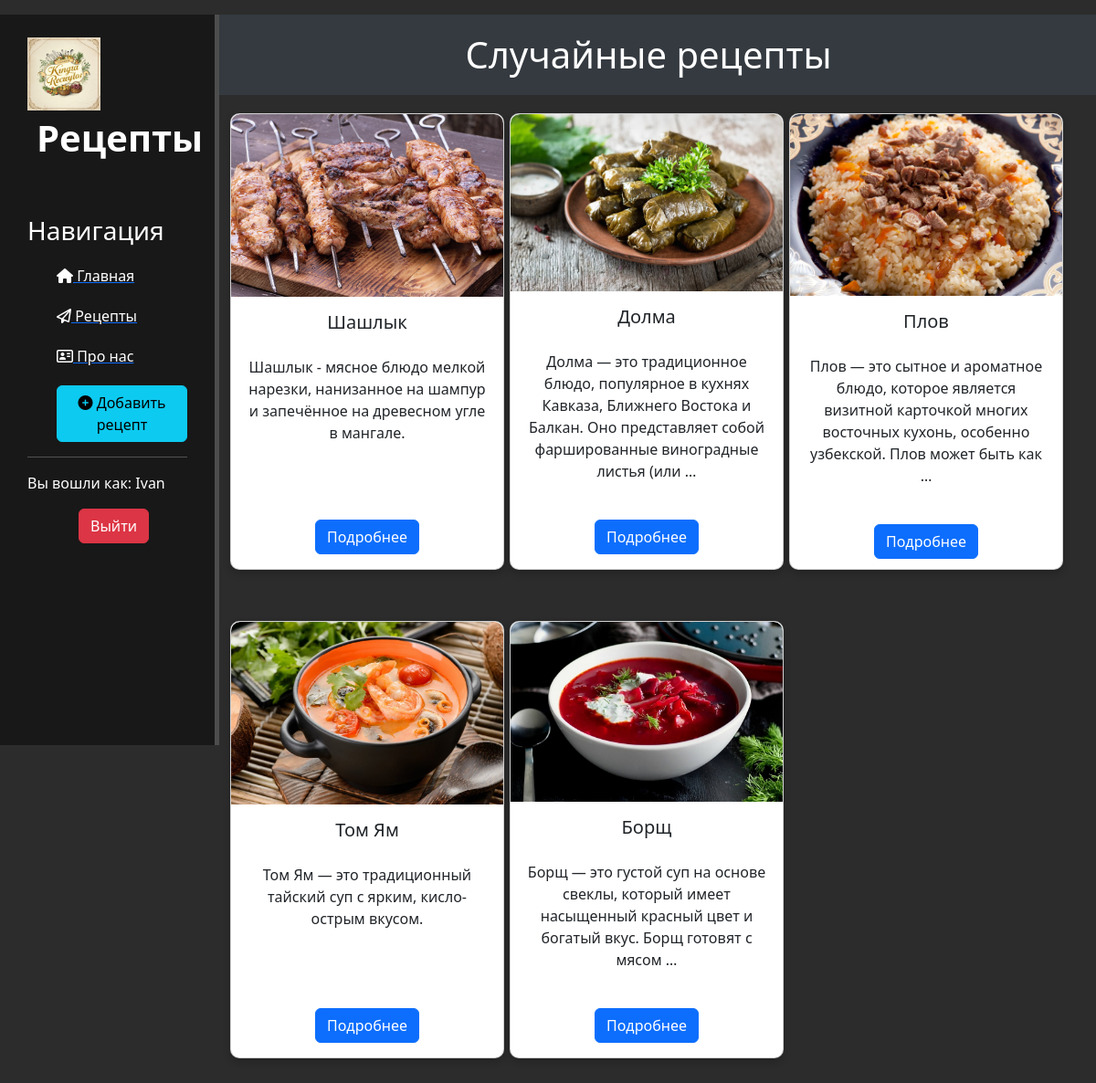
Screenshot of / (signed in) with the database file from the repository.
### recipes/models.py (models this page shows, shortened)
class Recipes(models.Model):
    title = models.CharField('Название', max_length=100)
    description = models.TextField('Описание', default='')
    steps = models.TextField('Шаги приготовления', default='')
    cooking_time = models.PositiveIntegerField('Время приготовления (мин)')
    ingredients = models.TextField('Ингредиенты', default='')
    image = models.ImageField('Изображение', upload_to='recipes/', blank=True, null=True)
    date = models.DateTimeField('Дата публикации', auto_now_add=True)
    author = models.ForeignKey(User, on_delete=models.CASCADE, verbose_name='Автор', default=1)
    class Meta:
        verbose_name = 'Рецепт'
        verbose_name_plural = 'Рецепты'

### main/views.py (the view)
# urls.py: path('', views.index, name='home'),
def index(request):
    all_recipes = list(Recipes.objects.all())
    random_recipes = random.sample(all_recipes, min(len(all_recipes), 5))
    data = {
        'title': 'Главная страница!',
        'random_recipes': random_recipes,  # Передаем в шаблон
    }
    return render(request, 'main/index.html', data)

### main/templates/main/index.html (shortened to what this page needs)
{% extends 'main/layout.html' %}
{% block content %}
<h1 class="random-recipes-title">Случайные рецепты</h1>
<div class="container">
    <div class="row">
        {% for recipe in random_recipes %}
        <div class="col-md-4">
            <div class="card">
                {% if recipe.image %}
                <img src="{{ recipe.image.url }}" class="card-img-top" alt="{{ recipe.title }}">
                {% endif %}
                <div class="card-body">
                    <h5 class="card-title">{{ recipe.title }}</h5>
                    <p class="card-text">{{ recipe.description|truncatewords:20 }}</p>
                    <a href="{% url 'recipes-detail' pk=recipe.pk %}" class="btn btn-primary">Подробнее</a>
                </div>
            </div>
        </div>
        {% endfor %}
    </div>
</div>
{% endblock %}

### main/templates/main/layout.html (shortened to what this page needs)
{% load static %}
<!doctype html>
<html lang="en">
<head>
    <link rel="stylesheet" href="https://cdn.jsdelivr.net/npm/bootstrap@5.3.3/dist/css/bootstrap.min.css">
    <link rel="stylesheet" href="{% static 'main/css/main.css' %}">
    <link rel="stylesheet" href="https://use.fontawesome.com/releases/v6.5.2/css/all.css">
</head>
<body>
    <aside>
        <img src="{% static 'main/img/logo.jpg' %}" alt="Лого">
        <span class="logo">Рецепты</span>
        <h3>Навигация</h3>
        <ul>
            <a href="{% url 'home' %}"><li><i class="fa-solid fa-house"></i> Главная</li></a>
            <a href="{% url 'recipes_home' %}"><li><i class="fa-regular fa-paper-plane"></i> Рецепты</li></a>
            <a href="{% url 'about' %}"><li><i class="fa-regular fa-address-card"></i> Про нас</li></a>
            <li>
                {% if user.is_authenticated %}
                    <a href="{% url 'create' %}" class="btn btn-info">
                        <i class="fas fa-plus-circle"></i> Добавить рецепт
                    </a>
                {% else %}
                    <a href="{% url 'login' %}" class="btn btn-secondary">
                        <i class="fas fa-sign-in-alt"></i> Войдите, чтобы добавить рецепт
                    </a>
                {% endif %}
            </li>
        </ul>
        <hr>
        <div>
            {% if user.is_authenticated %}
                <p>Вы вошли как: {{ user.username }}</p>
                <form action="{% url 'logout' %}" method="post" style="display:inline;">
                    <button type="submit" class="btn btn-danger">Выйти</button>
                </form>
            {% else %}
                <a href="{% url 'login' %}" class="btn btn-primary">Вход</a>
                <a href="{% url 'register' %}" class="btn btn-success">Регистрация</a>
            {% endif %}
        </div>
    </aside>
    <main>
        {% block content %}
        {% endblock %}
    </main>
</body>
</html>

### main/static/main/css/main.css (style rules this page uses)
body { background: #2c2c2c; }
aside { float: left; background: #181818; width: 20%; padding: 2.5%; height: 100vh; color: #fff; border-right: 5px solid #4d4d4d; }
aside img { width: 80px; float: left; position: relative; top: -5px; }
aside .logo { font-size: 40px; margin-left: 10px; font-weight: bold; position: relative; top: -5px; }
aside h3 { margin-top: 50px; font-size 28px; }
aside ul { list-style: none }
aside ul li { color: #fff; display: block; margin-top: 20px; transition: transform .6s ease; }
form { margin-left: 32%; width: 500px; margin-top: 50px; }
.random-recipes-title { color: #fff; background-color: #343a40; padding: 20px; text-align: center; margin-bottom: 20px; }
.card-body { display: flex; flex-wrap: wrap; gap: 15px; justify-content: center; flex-grow: 1; flex-direction: column; justify-content: space-between; }
.card { background: #fff; border-radius: 8px; overflow: hidden; width: 300px; text-align: center; margin-bottom: 50px; display: flex; flex-direction: column; justify-content: space-between; height: 90%; border-radius: 10px; box-shadow: 0px 4px 8px rgba(0, 0, 0, 0.2); }
.card-img-top { width: 100%; height: 200px; object-fit: cover; border-top-left-radius: 10px; border-top-right-radius: 10px; }
.card-title { font-size: 20px; margin-bottom: 10px; text-align: center; }
.card-text { flex-grow: 1; font-size: 16px; }
.card .btn { margin-top: 10px; align-self: center; }

### rows the page displays
Recipes: image (picture), title "Шашлык", description "Шашлык - мясное блюдо мелкой нарезки, нанизанное на шампур и запечённое на древесном угле в мангале."
Recipes: image (picture), title "Долма", description "Долма — это традиционное блюдо, популярное в кухнях Кавказа, Ближнего Востока и Балкан. Оно представляет собой фаршированные виноградные листья (или …"
Recipes: image (picture), title "Плов", description "Плов — это сытное и ароматное блюдо, которое является визитной карточкой многих восточных кухонь, особенно узбекской. Плов может быть как …"
Recipes: image (picture), title "Том Ям", description "Том Ям — это традиционный тайский суп с ярким, кисло-острым вкусом."
Recipes: image (picture), title "Борщ", description "Борщ — это густой суп на основе свеклы, который имеет насыщенный красный цвет и богатый вкус. Борщ готовят с мясом …"

### other values shown
{{ user.username }} "Ivan"
